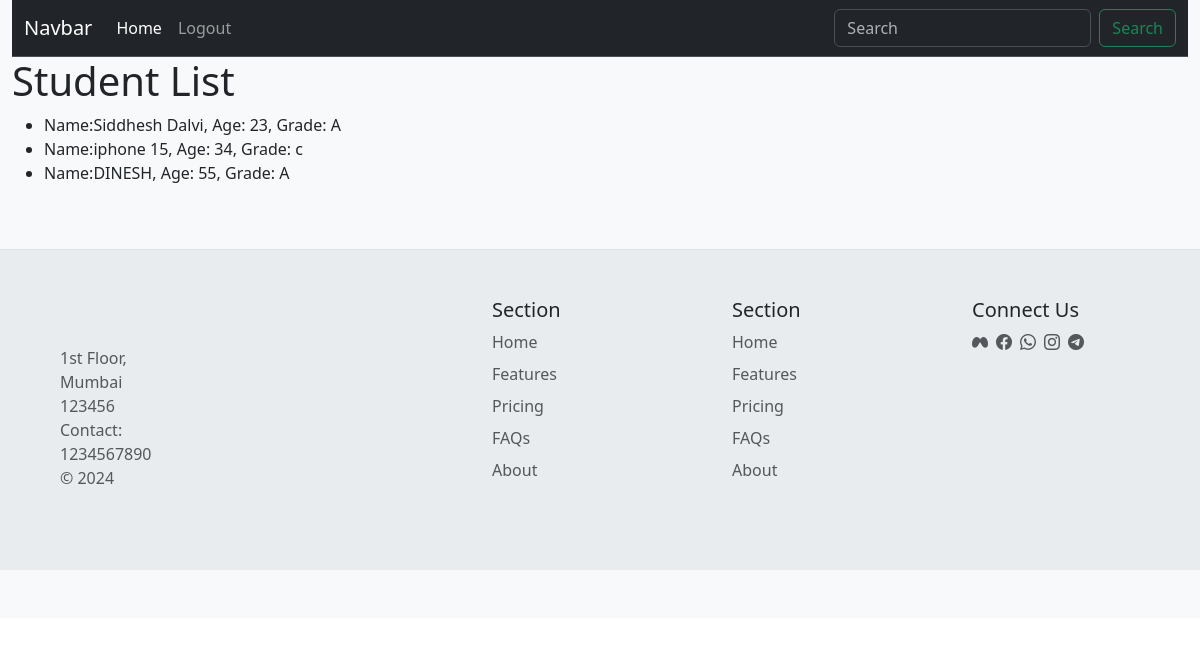
The app's page / (signed in) with its own data.
### student_management/models.py (models this page shows)
class Student(models.Model):
    name = models.CharField(max_length=100)
    age = models.IntegerField()
    grade = models.CharField(max_length=10)

### student_management/views.py (the view)
# urls.py: path('', StudentListView.as_view(), name='student_list'),
class StudentListView(ListView):
    model = Student
    template_name = 'student_list.html'

### templates/student_list.html
{% extends 'base.html' %}
{% block 'content' %}
  <h1>Student List</h1>
  <ul>
    {% for stud in student_list %}
      <li>Name:{{stud.name}}, Age: {{stud.age}}, Grade: {{stud.grade}}</li>
        {% endfor %}
  </ul>
{% endblock %}

### records on screen
Student: name "Siddhesh Dalvi", age "23", grade "A"
Student: name "iphone 15", age "34", grade "c"
Student: name "DINESH", age "55", grade "A"
